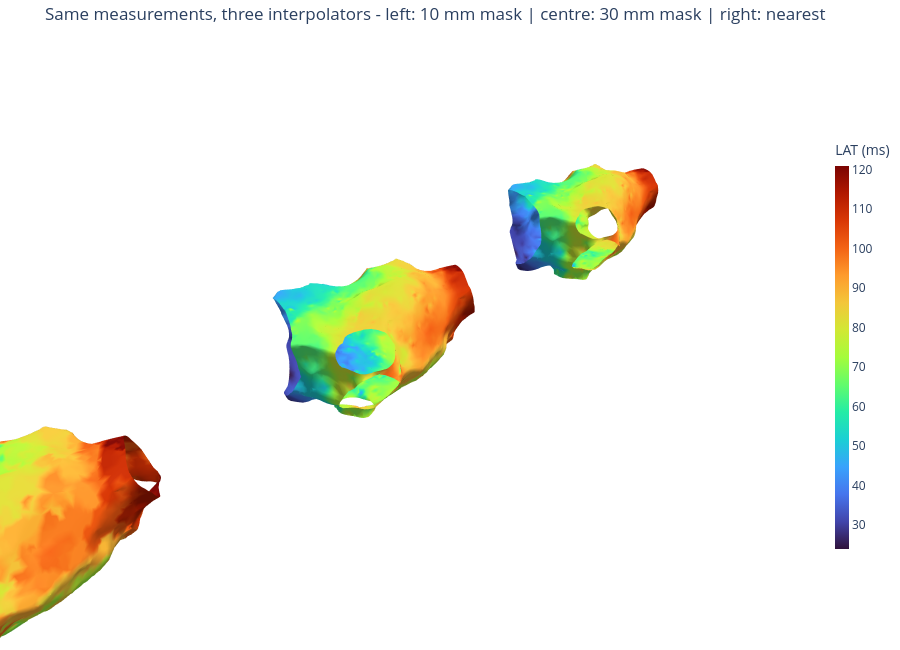

This figure's notebook cell:
### Code cell
traces = []
for offset, (name, field) in enumerate(variants.items()):
    shifted = points.copy()
    shifted[:, 0] += offset * 145.0
    traces.append(mesh_to_plotly(
        shifted, triangles, scalars=field, colorscale="Turbo",
        cmin=np.nanmin(lat), cmax=np.nanmax(lat),
        name=name, showscale=(offset == 0), colorbar_title="LAT (ms)",
    ))

plotly_figure(traces, title="Same measurements, three interpolators - "
                           "left: 10 mm mask | centre: 30 mm mask | right: nearest").show()

### Figure 1 — Plotly figure (JSON) as saved in the notebook; plotly's stock layout.template omitted (floating-point values rounded to 4 significant figures; data arrays with more than 128 entries replaced by an {"elided": "..."} marker saying what was removed)
{"data": [{"cmax": 121, "cmin": 24, "colorbar": {"len": 0.7, "thickness": 14, "title": {"text": "LAT (ms)"}}, "colorscale": [[0, "#30123b"], [0.07143, "#4145ab"], [0.1429, "#4675ed"], [0.2143, "#39a2fc"], [0.2857, "#1bcfd4"], [0.3571, "#24eca6"], [0.4286, "#61fc6c"], [0.5, "#a4fc3b"], [0.5714, "#d1e834"], [0.6429, "#f3c63a"], [0.7143, "#fe9b2d"], [0.7857, "#f36315"], [0.8571, "#d93806"], [0.9286, "#b11901"], [1, "#7a0402"]], "flatshading": false, "i": {"elided": "10296 int values"}, "intensity": {"elided": "9279 float values"}, "j": {"elided": "10296 int values"}, "k": {"elided": "10296 int values"}, "lighting": {"ambient": 0.55, "diffuse": 0.8, "roughness": 0.6, "specular": 0.15}, "name": "IDW, 10 mm mask", "opacity": 1, "showscale": true, "type": "mesh3d", "x": {"elided": "9279 float values"}, "y": {"elided": "9279 float values"}, "z": {"elided": "9279 float values"}}, {"cmax": 121, "cmin": 24, "colorbar": {"len": 0.7, "thickness": 14, "title": {"text": "LAT (ms)"}}, "colorscale": [[0, "#30123b"], [0.07143, "#4145ab"], [0.1429, "#4675ed"], [0.2143, "#39a2fc"], [0.2857, "#1bcfd4"], [0.3571, "#24eca6"], [0.4286, "#61fc6c"], [0.5, "#a4fc3b"], [0.5714, "#d1e834"], [0.6429, "#f3c63a"], [0.7143, "#fe9b2d"], [0.7857, "#f36315"], [0.8571, "#d93806"], [0.9286, "#b11901"], [1, "#7a0402"]], "flatshading": false, "i": {"elided": "10296 int values"}, "intensity": {"elided": "9279 float values"}, "j": {"elided": "10296 int values"}, "k": {"elided": "10296 int values"}, "lighting": {"ambient": 0.55, "diffuse": 0.8, "roughness": 0.6, "specular": 0.15}, "name": "IDW, 30 mm mask", "opacity": 1, "showscale": false, "type": "mesh3d", "x": {"elided": "9279 float values"}, "y": {"elided": "9279 float values"}, "z": {"elided": "9279 float values"}}, {"cmax": 121, "cmin": 24, "colorbar": {"len": 0.7, "thickness": 14, "title": {"text": "LAT (ms)"}}, "colorscale": [[0, "#30123b"], [0.07143, "#4145ab"], [0.1429, "#4675ed"], [0.2143, "#39a2fc"], [0.2857, "#1bcfd4"], [0.3571, "#24eca6"], [0.4286, "#61fc6c"], [0.5, "#a4fc3b"], [0.5714, "#d1e834"], [0.6429, "#f3c63a"], [0.7143, "#fe9b2d"], [0.7857, "#f36315"], [0.8571, "#d93806"], [0.9286, "#b11901"], [1, "#7a0402"]], "flatshading": false, "i": {"elided": "10296 int values"}, "intensity": {"elided": "9279 float values"}, "j": {"elided": "10296 int values"}, "k": {"elided": "10296 int values"}, "lighting": {"ambient": 0.55, "diffuse": 0.8, "roughness": 0.6, "specular": 0.15}, "name": "Nearest neighbour", "opacity": 1, "showscale": false, "type": "mesh3d", "x": {"elided": "9279 float values"}, "y": {"elided": "9279 float values"}, "z": {"elided": "9279 float values"}}], "layout": {"height": 650, "margin": {"b": 0, "l": 0, "r": 0, "t": 40}, "paper_bgcolor": "rgba(0,0,0,0)", "scene": {"aspectmode": "data", "bgcolor": "rgba(0,0,0,0)", "xaxis": {"visible": false}, "yaxis": {"visible": false}, "zaxis": {"visible": false}}, "title": {"text": "Same measurements, three interpolators - left: 10 mm mask | centre: 30 mm mask | right: nearest"}}}
